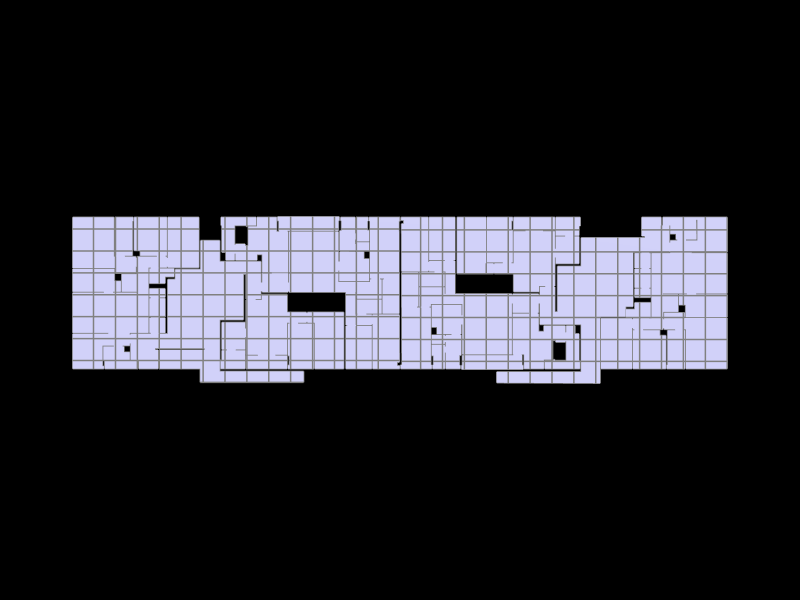

Notebook cell for this chart:
### Markdown cell above
## 8. Show the geometry and the grid

### Code cell
Topology.Show(gallery, grid,
              camera=[0,0,6],
              faceColor=[210,210,250],
              faceOpacity=1,
              edgeColor="grey",
              edgeWidth=3,
              showVertices=False,
              backgroundColor="black",
              width=800,
              height=600,
              renderer = renderer)

### Figure 1 — Plotly figure (JSON) as saved in the notebook; plotly's stock layout.template omitted (floating-point values rounded to 4 significant figures; data arrays with more than 128 entries replaced by an {"elided": "..."} marker saying what was removed)
{"data": [{"hoverinfo": "text", "legendgroup": "2", "legendrank": 2, "line": {"color": "grey", "dash": "solid", "width": 3}, "marker": {"size": 0}, "mode": "lines", "name": "1: Untitled (Edges)", "showlegend": false, "text": "", "type": "scatter3d", "x": {"elided": "2259 float values"}, "y": {"elided": "2259 float values"}, "z": {"elided": "2259 int values"}}, {"cmax": 1, "cmin": 0, "color": "#D2D2FA", "colorscale": [[0, "#440154"], [0.1111, "#482878"], [0.2222, "#3e4989"], [0.3333, "#31688e"], [0.4444, "#26828e"], [0.5556, "#1f9e89"], [0.6667, "#35b779"], [0.7778, "#6ece58"], [0.8889, "#b5de2b"], [1, "#fde725"]], "flatshading": true, "hoverinfo": "text", "hovertext": "", "i": {"elided": "755 int values"}, "j": {"elided": "755 int values"}, "k": {"elided": "755 int values"}, "legendgroup": "3", "legendrank": 3, "lighting": {"facenormalsepsilon": 0}, "name": "1: Untitled (Faces)", "opacity": 1, "showlegend": false, "showscale": false, "text": "", "type": "mesh3d", "x": {"elided": "753 float values"}, "y": {"elided": "753 float values"}, "z": {"elided": "753 int values"}}, {"hoverinfo": "text", "legendgroup": "6", "legendrank": 6, "line": {"color": "grey", "dash": "solid", "width": 3}, "marker": {"size": 0}, "mode": "lines", "name": "2: Untitled (Edges)", "showlegend": false, "text": "", "type": "scatter3d", "x": {"elided": "729 float values"}, "y": {"elided": "729 float values"}, "z": {"elided": "729 int values"}}], "layout": {"autosize": true, "height": 600, "margin": {"b": 40, "l": 40, "r": 40, "t": 40}, "paper_bgcolor": "#000000", "plot_bgcolor": "#000000", "scene": {"aspectmode": "data", "camera": {"center": {"x": 0, "y": 0, "z": 0}, "eye": {"x": 0, "y": 0, "z": 6}, "projection": {"type": "perspective"}, "up": {"x": 0, "y": 1, "z": 0}}, "xaxis": {"visible": false}, "yaxis": {"visible": false}, "zaxis": {"visible": false}}, "showlegend": true, "width": 800, "xaxis": {"showgrid": false, "visible": false, "zeroline": false}, "yaxis": {"showgrid": false, "visible": false, "zeroline": false}}}
